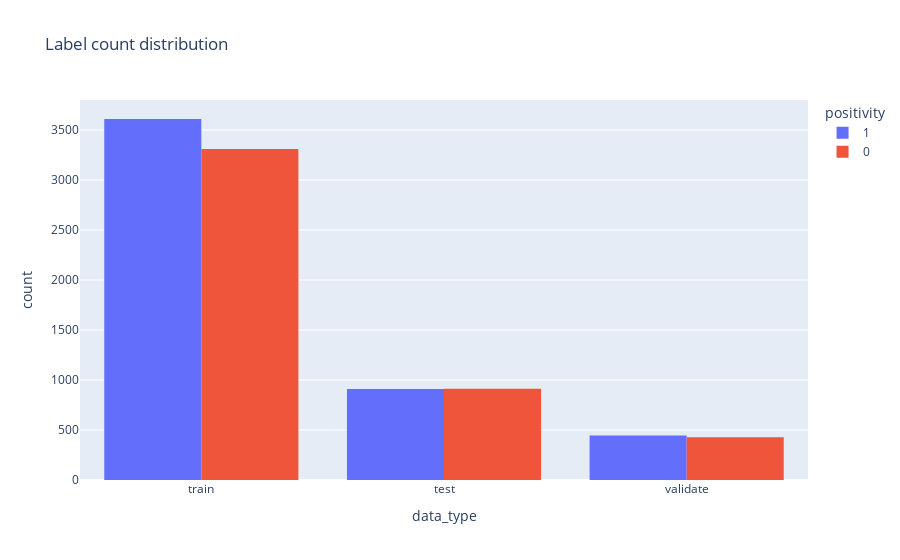

Source (notebook cell):
### Code cell
# use plotly.express to plot df label count distribution as bar plot
fig = px.histogram(df, color="positivity", x="data_type", barmode="group", title="Label count distribution")
# order the x-axis by sentiment
fig.update_xaxes(categoryorder="array", categoryarray=["negative", "positive"])
fig.show()

### Figure 1 — Plotly figure (JSON) as saved in the notebook; plotly's stock layout.template omitted (floating-point values rounded to 4 significant figures; data arrays with more than 128 entries replaced by an {"elided": "..."} marker saying what was removed)
{"data": [{"alignmentgroup": "True", "bingroup": "x", "hovertemplate": "positivity=1<br>data_type=%{x}<br>count=%{y}<extra></extra>", "legendgroup": "1", "marker": {"color": "#636efa", "pattern": {"shape": ""}}, "name": "1", "offsetgroup": "1", "orientation": "v", "showlegend": true, "type": "histogram", "x": {"elided": "4963 str values"}, "xaxis": "x", "yaxis": "y"}, {"alignmentgroup": "True", "bingroup": "x", "hovertemplate": "positivity=0<br>data_type=%{x}<br>count=%{y}<extra></extra>", "legendgroup": "0", "marker": {"color": "#EF553B", "pattern": {"shape": ""}}, "name": "0", "offsetgroup": "0", "orientation": "v", "showlegend": true, "type": "histogram", "x": {"elided": "4650 str values"}, "xaxis": "x", "yaxis": "y"}], "layout": {"barmode": "group", "legend": {"title": {"text": "positivity"}, "tracegroupgap": 0}, "title": {"text": "Label count distribution"}, "xaxis": {"anchor": "y", "categoryarray": ["negative", "positive"], "categoryorder": "array", "domain": [0, 1], "title": {"text": "data_type"}}, "yaxis": {"anchor": "x", "domain": [0, 1], "title": {"text": "count"}}}}
